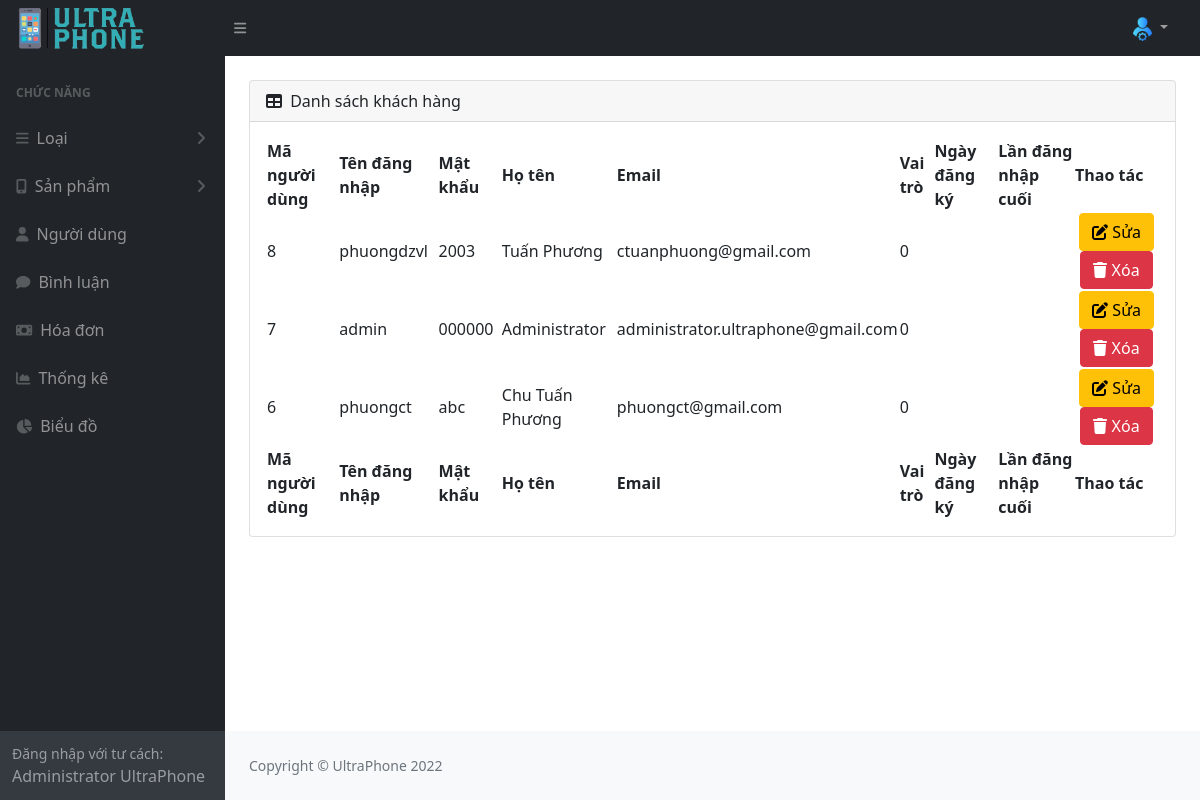
/admin/index.php?act=listuser, run on an earlier commit of the app's database.
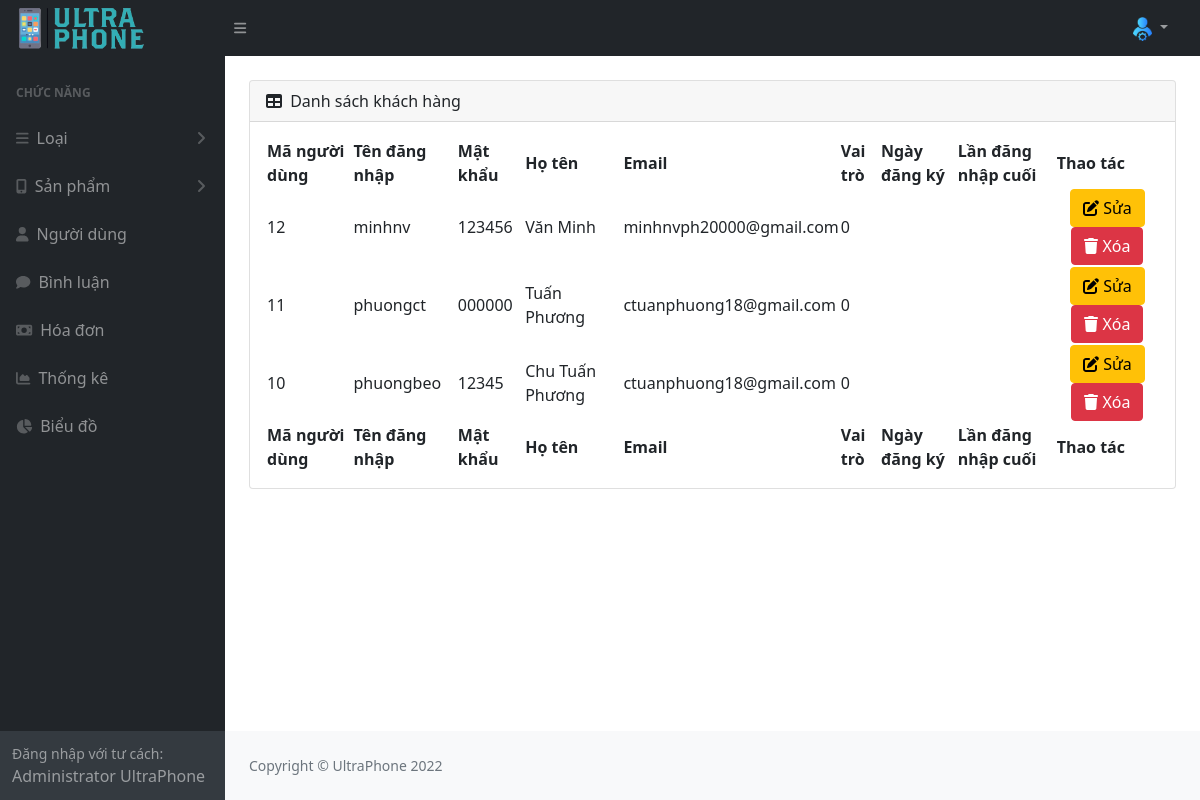
And on a later commit of the database.
### tables this page shows
CREATE TABLE `user` (
  `id_user` int(11) NOT NULL,
  `user_name` varchar(50) NOT NULL,
  `password` varchar(50) NOT NULL,
  `full_name` varchar(255) NOT NULL,
  `sex` tinyint(4) NOT NULL DEFAULT 0,
  `email_user` varchar(255) NOT NULL,
  `address` varchar(255) NOT NULL,
  `phone_user` varchar(25) NOT NULL,
  `img_user` varchar(255) NOT NULL,
  `register_date` date DEFAULT NULL,
  `last_login` date DEFAULT NULL,
  `role` tinyint(1) NOT NULL DEFAULT 0
);

### admin/model/pdo.php (called while the page is built, shortened)
<?php
function pdo_get_connection(){
    $dburl = "mysql:host=127.0.0.1;dbname=ultraphone;charset=utf8";
    $username = 'root';
    $password = '';
    $conn = new PDO($dburl, $username, $password);
    $conn->setAttribute(PDO::ATTR_ERRMODE, PDO::ERRMODE_EXCEPTION);
    return $conn;
}
function pdo_query($sql){
    $sql_args = array_slice(func_get_args(), 1);
    try{
        $conn = pdo_get_connection();
        $stmt = $conn->prepare($sql);
        $stmt->execute($sql_args);
        $rows = $stmt->fetchAll();
        return $rows;
    }
    catch(PDOException $e){
        throw $e;
    }
    finally{
        unset($conn);
    }
}

### admin/model/nguoidung.php (called while the page is built, shortened)
<?php
function loadall_user()
{
    $sql = "SELECT * FROM user ORDER BY id_user DESC";
    $listuser = pdo_query($sql);
    return $listuser;
}

### admin/view/nguoidung/list.php (the view)
<div id="layoutSidenav_content">
    <div class="container-fluid px-4">
        <div class="card mb-4 mt-4">
            <div class="card-header">
                <i class="fas fa-table me-1"></i>
                Danh sách khách hàng
            </div>
            <div class="card-body">
                <table id="datatablesSimple">
                    <thead>
                        <tr>
                            <th>Mã người dùng</th>
                            <th>Tên đăng nhập</th>
                            <th>Mật khẩu</th>
                            <th>Họ tên</th>
                            <th>Email</th>
                            <th>Vai trò</th>
                            <th>Ngày đăng ký</th>
                            <th>Lần đăng nhập cuối</th>
                            <th>Thao tác</th>
                        </tr>
                    </thead>
                    <tfoot>
                    <tr>
                            <th>Mã người dùng</th>
                            <th>Tên đăng nhập</th>
                            <th>Mật khẩu</th>
                            <th>Họ tên</th>
                            <th>Email</th>
                            <th>Vai trò</th>
                            <th>Ngày đăng ký</th>
                            <th>Lần đăng nhập cuối</th>
                            <th>Thao tác</th>
                        </tr>
                    </tfoot>
                    <tbody>
                        <?php foreach ($listuser as $user) : ?>
                             <tr>
                                    <td><?= $user['id_user'] ?></td>
                                    <td><?= $user['user_name'] ?></td>
                                    <td><?= $user['password'] ?></td>
                                    <td><?= $user['full_name'] ?></td>
                                    <td><?= $user['email_user'] ?></td>
                                    <td><?= $user['role'] ?></td>
                                    <td><?= $user['register_date'] ?></td>
                                    <td><?= $user['last_login'] ?></td>
                                    <td class="text-center">
                                        <a href="./index.php?act=edituser&id_user=<?= $user['id_user'] ?>" class="btn btn-warning"><i class="fa-solid fa-pen-to-square"></i> Sửa</a>
                                        <a href="./index.php?act=removeuser&id_user=<?= $user['id_user'] ?>" class="btn btn-danger" onclick="return confirm('Bạn có chắc chắn muốn xóa không?')"><i class="fa-solid fa-trash"></i> Xóa</a>
                                    </td>
                                </tr>
                     <?php endforeach ?>
                    </tbody>
                </table>
            </div>
        </div>
    </div>

### admin/view/header.php (shortened to what this page needs)
<!DOCTYPE html>
<html lang="en">
<head>
    <link href="https://cdn.jsdelivr.net/npm/simple-datatables@latest/dist/style.css" rel="stylesheet" />
    <link rel="stylesheet" href="./assets/css/style.css">
</head>
<body class="sb-nav-fixed">
    <nav class="sb-topnav navbar navbar-expand navbar-dark bg-dark">
        <a class="navbar-brand ps-3" href="index.php">
            <img src="./assets/image/admin/logo.png" alt="" style="width: 130px; padding: 10px 0px" />
        </a>
        <button class="btn btn-link btn-sm order-1 order-lg-0 me-4 me-lg-0" id="sidebarToggle" href="#!">
            <i class="fas fa-bars"></i>
        </button>
        <ul class="navbar-nav ms-auto ms-md-0 me-3 me-lg-4">
            <li class="nav-item dropdown">
                <a class="nav-link dropdown-toggle" id="navbarDropdown" href="#" role="button" data-bs-toggle="dropdown"
                    aria-expanded="false">
                    <img src="./assets/image/admin/logo-admin.png" alt="" style="width: 19px;">
                </a>
            </li>
        </ul>
    </nav>
    <div id="layoutSidenav">
        <div id="layoutSidenav_nav">
            <nav class="sb-sidenav accordion sb-sidenav-dark" id="sidenavAccordion">
                <div class="sb-sidenav-menu">
                    <div class="nav">
                        <div class="sb-sidenav-menu-heading">Chức năng</div>
                        <div class="cate">
                            <a class="nav-link collapsed" href="#" data-bs-toggle="collapse"
                                data-bs-target="#cateCollapseAuth" aria-expanded="false"
                                aria-controls="cateCollapseAuth">
                                <div class="sb-nav-link-icon"><i class="fas fa-bars"></i></div>
                                Loại
                                <div class="sb-sidenav-collapse-arrow">
                                    <i class="fas fa-angle-down"></i>
                                </div>
                            </a>
                        </div>
                        <div class="product">
                            <a class="nav-link collapsed" href="#" data-bs-toggle="collapse"
                                data-bs-target="#proCollapseAuth" aria-expanded="false" aria-controls="proCollapseAuth">
                                <div class="sb-nav-link-icon"> <i class="fa-solid fa-mobile-screen-button"></i></div>
                                Sản phẩm
                                <div class="sb-sidenav-collapse-arrow">
                                    <i class="fas fa-angle-down"></i>
                                </div>
                            </a>
                        </div>
                        <a class="nav-link" href="index.php?act=listuser">
                            <div class="sb-nav-link-icon">
                                <i class="fa-solid fa-user"></i>
                            </div>
                            Người dùng
                        </a>
                        <a class="nav-link" href="binhluan.html">
                            <div class="sb-nav-link-icon">
                                <i class="fa-solid fa-comment"></i>
                            </div>
                            Bình luận
                        </a>
                        <a class="nav-link" href="index.php?act=bill">
                            <div class="sb-nav-link-icon">
                                <i class="fa-solid fa-money-bill"></i>
                            </div>
                            Hóa đơn
                        </a>
                        <a class="nav-link" href="thongke.html">
                            <div class="sb-nav-link-icon">
                                <i class="fas fa-chart-area"></i>
                            </div>
                            Thống kê
                        </a>
                        <a class="nav-link" href="bieudo.html">
                            <div class="sb-nav-link-icon">
                                <i class="fa-solid fa-chart-pie"></i>
                            </div>
                            Biểu đồ
                        </a>
                    </div>
                </div>
                <div class="sb-sidenav-footer">
                    <div class="small">Đăng nhập với tư cách:</div>
                    Administrator UltraPhone
                </div>
            </nav>
        </div>

### admin/index.php (shortened to what this page needs)
<?php
include 'view/header.php';
include "model/pdo.php";
include "model/nguoidung.php";
if (isset($_GET['act'])) {
    $act = $_GET['act'];
    switch ($act) {
                case 'listuser':
                    $listuser = loadall_user();
                    include "view/nguoidung/list.php";
                break;
    }
} else {
    include "view/content.php";
}
include 'view/footer.php';

### admin/view/footer.php (shortened to what this page needs)
<footer class="py-4 bg-light mt-auto">
          <div class="container-fluid px-4">
            <div
              class="d-flex align-items-center justify-content-between small"
            >
              <div class="text-muted">Copyright &copy; UltraPhone 2022</div>
            </div>
          </div>
        </footer>
      </div>
    </div>
  </body>
</html>

What changed in the data, as far as the page shows it:
removed user: id_user "8", user_name "phuongdzvl", password "2003", full_name "Tuấn Phương", email_user "ctuanphuong@gmail.com", role "0"
removed user: id_user "7", user_name "admin", password "000000", full_name "Administrator", email_user "administrator.ultraphone@gmail.com", role "0"
removed user: id_user "6", user_name "phuongct", password "abc", full_name "Chu Tuấn Phương", email_user "phuongct@gmail.com", role "0"
added user: id_user "12", user_name "minhnv", password "123456", full_name "Văn Minh", email_user "minhnvph20000@gmail.com", role "0"
added user: id_user "11", user_name "phuongct", password "000000", full_name "Tuấn Phương", email_user "ctuanphuong18@gmail.com", role "0"
added user: id_user "10", user_name "phuongbeo", password "12345", full_name "Chu Tuấn Phương", email_user "ctuanphuong18@gmail.com", role "0"
